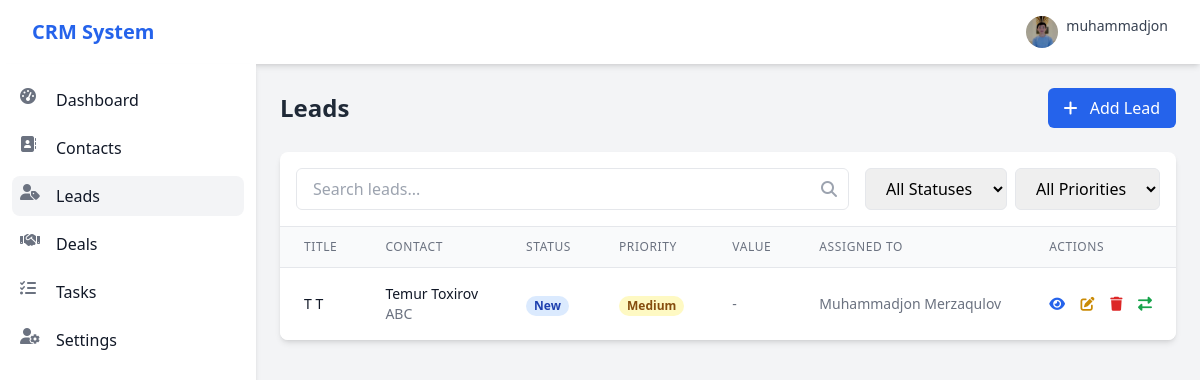
The app's page /leads/ (signed in) with its own data.
### accounts/models.py (models this page shows, shortened)
class Profile(models.Model):
    user = models.OneToOneField(User, on_delete=models.CASCADE)
    bio = models.TextField(max_length=500, blank=True)
    phone_number = models.CharField(max_length=20, blank=True)
    position = models.CharField(max_length=100, blank=True)
    profile_image = models.ImageField(upload_to='profile_pics', default='default.jpg')

### leads/models.py (models this page shows, shortened)
class Lead(models.Model):
    STATUS_CHOICES = [
        ('new', 'New'),
        ('contacted', 'Contacted'),
        ('qualified', 'Qualified'),
        ('unqualified', 'Unqualified'),
        ('converted', 'Converted'),
    ]
    PRIORITY_CHOICES = [
        ('low', 'Low'),
        ('medium', 'Medium'),
        ('high', 'High'),
    ]
    contact = models.ForeignKey(Contact, on_delete=models.CASCADE, related_name='leads')
    title = models.CharField(max_length=200)
    description = models.TextField(blank=True, null=True)
    status = models.CharField(max_length=20, choices=STATUS_CHOICES, default='new')
    priority = models.CharField(max_length=10, choices=PRIORITY_CHOICES, default='medium')
    estimated_value = models.DecimalField(max_digits=10, decimal_places=2, blank=True, null=True)
    assigned_to = models.ForeignKey(User, on_delete=models.SET_NULL, null=True, blank=True,
                                    related_name='assigned_leads')
    created_by = models.ForeignKey(User, on_delete=models.CASCADE, related_name='created_leads')
    created_at = models.DateTimeField(auto_now_add=True)
    updated_at = models.DateTimeField(auto_now=True)
    class Meta:
        ordering = ['-created_at']

### contacts/models.py (models this page shows, shortened)
class Contact(models.Model):
    LEAD_SOURCE_CHOICES = [
        ('website', 'Website'),
        ('referral', 'Referral'),
        ('social_media', 'Social Media'),
        ('email', 'Email Campaign'),
        ('other', 'Other'),
    ]
    first_name = models.CharField(max_length=100)
    last_name = models.CharField(max_length=100)
    email = models.EmailField(unique=True)
    phone = models.CharField(max_length=15, blank=True, null=True)
    company = models.CharField(max_length=100, blank=True, null=True)
    position = models.CharField(max_length=100, blank=True, null=True)
    address = models.TextField(blank=True, null=True)
    source = models.CharField(max_length=20, choices=LEAD_SOURCE_CHOICES, default='other')
    notes = models.TextField(blank=True, null=True)
    assigned_to = models.ForeignKey(User, on_delete=models.SET_NULL, null=True, blank=True,
                                    related_name='assigned_contacts')
    created_by = models.ForeignKey(User, on_delete=models.CASCADE, related_name='created_contacts')
    created_at = models.DateTimeField(auto_now_add=True)
    updated_at = models.DateTimeField(auto_now=True)
    class Meta:
        ordering = ['-created_at']

### leads/views.py (the view)
# urls.py: path('', views.lead_list, name='lead_list'),
@login_required
def lead_list(request):
    leads = Lead.objects.all()
    return render(request, 'leads/lead_list.html', {'leads': leads})

### templates/leads/lead_list.html (shortened to what this page needs)
{% extends 'base.html' %}
{% block content %}
<div class="container mx-auto">
    <div class="flex justify-between items-center mb-6">
        <h1 class="text-2xl font-semibold text-gray-800">Leads</h1>
        <a href="{% url 'lead_create' %}" class="bg-blue-600 hover:bg-blue-700 text-white font-medium py-2 px-4 rounded-md">
            <i class="fas fa-plus mr-2"></i> Add Lead
        </a>
    </div>
    <div class="bg-white shadow-md rounded-lg overflow-hidden">
        <div class="p-4 border-b">
            <div class="flex flex-col md:flex-row md:items-center md:justify-between gap-4">
                <div class="relative flex-grow">
                    <input type="text" id="search" placeholder="Search leads..." class="w-full px-4 py-2 border rounded-md focus:outline-none focus:ring-2 focus:ring-blue-500">
                    <div class="absolute inset-y-0 right-0 flex items-center pr-3 pointer-events-none">
                    </div>
                </div>
                <div class="flex flex-col sm:flex-row gap-2">
                    <select id="status-filter" class="px-4 py-2 border rounded-md focus:outline-none focus:ring-2 focus:ring-blue-500">
                        <option value="">All Statuses</option>
                    </select>
                    <select id="priority-filter" class="px-4 py-2 border rounded-md focus:outline-none focus:ring-2 focus:ring-blue-500">
                        <option value="">All Priorities</option>
                    </select>
                </div>
            </div>
        </div>
        {% if leads %}
            <div class="overflow-x-auto">
                <table class="min-w-full divide-y divide-gray-200">
                    <thead class="bg-gray-50">
                        <tr>
                            <th class="px-6 py-3 text-left text-xs font-medium text-gray-500 uppercase tracking-wider">Title</th>
                            <th class="px-6 py-3 text-left text-xs font-medium text-gray-500 uppercase tracking-wider">Contact</th>
                            <th class="px-6 py-3 text-left text-xs font-medium text-gray-500 uppercase tracking-wider">Status</th>
                            <th class="px-6 py-3 text-left text-xs font-medium text-gray-500 uppercase tracking-wider">Priority</th>
                            <th class="px-6 py-3 text-left text-xs font-medium text-gray-500 uppercase tracking-wider">Value</th>
                            <th class="px-6 py-3 text-left text-xs font-medium text-gray-500 uppercase tracking-wider">Assigned To</th>
                            <th class="px-6 py-3 text-left text-xs font-medium text-gray-500 uppercase tracking-wider">Actions</th>
                        </tr>
                    </thead>
                    <tbody class="bg-white divide-y divide-gray-200" id="leads-table-body">
                        {% for lead in leads %}
                            <tr class="lead-row"
                                data-title="{{ lead.title|lower }}"
                                data-status="{{ lead.status }}"
                                data-priority="{{ lead.priority }}">
                                <td class="px-6 py-4 whitespace-nowrap">
                                    <div class="text-sm font-medium text-gray-900">
                                        <a href="{% url 'lead_detail' lead.id %}">{{ lead.title }}</a>
                                    </div>
                                </td>
                                <td class="px-6 py-4 whitespace-nowrap">
                                    <div class="text-sm text-gray-900">
                                        <a href="{% url 'contact_detail' lead.contact.id %}">
                                            {{ lead.contact.first_name }} {{ lead.contact.last_name }}
                                        </a>
                                    </div>
                                    <div class="text-sm text-gray-500">{{ lead.contact.company|default:"-" }}</div>
                                </td>
                                <td class="px-6 py-4 whitespace-nowrap">
                                    <span class="px-2 inline-flex text-xs leading-5 font-semibold rounded-full
                                        {% if lead.status == 'new' %}bg-blue-100 text-blue-800
                                        {% elif lead.status == 'contacted' %}bg-yellow-100 text-yellow-800
                                        {% elif lead.status == 'qualified' %}bg-green-100 text-green-800
                                        {% elif lead.status == 'unqualified' %}bg-red-100 text-red-800
                                        {% elif lead.status == 'converted' %}bg-purple-100 text-purple-800
                                        {% endif %}">
                                        {{ lead.get_status_display }}
                                    </span>
                                </td>
                                <td class="px-6 py-4 whitespace-nowrap">
                                    <span class="px-2 inline-flex text-xs leading-5 font-semibold rounded-full
                                        {% if lead.priority == 'high' %}bg-red-100 text-red-800
                                        {% elif lead.priority == 'medium' %}bg-yellow-100 text-yellow-800
                                        {% elif lead.priority == 'low' %}bg-green-100 text-green-800
                                        {% endif %}">
                                        {{ lead.get_priority_display }}
                                    </span>
                                </td>
                                <td class="px-6 py-4 whitespace-nowrap text-sm text-gray-500">
                                    {% if lead.estimated_value %}
                                        ${{ lead.estimated_value }}
                                    {% else %}
                                        -
                                    {% endif %}
                                </td>
                                <td class="px-6 py-4 whitespace-nowrap text-sm text-gray-500">
                                    {% if lead.assigned_to %}
                                        {{ lead.assigned_to.get_full_name|default:lead.assigned_to.username }}
                                    {% else %}
                                        Unassigned
                                    {% endif %}
                                </td>
                                <td class="px-6 py-4 whitespace-nowrap text-sm font-medium">
                                    <a href="{% url 'lead_detail' lead.id %}" class="text-blue-600 hover:text-blue-900 mr-3" title="View">
                                        <i class="fas fa-eye"></i>
                                    </a>
                                    <a href="{% url 'lead_update' lead.id %}" class="text-yellow-600 hover:text-yellow-900 mr-3" title="Edit">
                                        <i class="fas fa-edit"></i>
                                    </a>
                                    <a href="{% url 'lead_delete' lead.id %}" class="text-red-600 hover:text-red-900 mr-3" title="Delete">
                                        <i class="fas fa-trash"></i>
                                    </a>
                                    {% if lead.status != 'converted' %}
                                        <a href="{% url 'lead_convert' lead.id %}" class="text-green-600 hover:text-green-900" title="Convert to Deal">
                                            <i class="fas fa-exchange-alt"></i>
                                        </a>
                                    {% endif %}
                                </td>
                            </tr>
                        {% endfor %}
                    </tbody>
                </table>
            </div>
        {% else %}
            <div class="p-6 text-center">
                <p class="text-gray-500">No leads found. <a href="{% url 'lead_create' %}" class="text-blue-600 hover:underline">Add your first lead</a>.</p>
            </div>
        {% endif %}
    </div>
</div>
{% endblock %}

### templates/includes/navbar.html (shortened to what this page needs)
<nav class="bg-white shadow-md">
    <div class="max-w-7xl mx-auto px-4 sm:px-6 lg:px-8">
        <div class="flex justify-between h-16">
            <div class="flex items-center">
                <div class="flex-shrink-0 flex items-center">
                    <a href="{% url 'dashboard' %}" class="text-xl font-bold text-blue-600">CRM System</a>
                </div>
            </div>
            <div class="flex items-center">
                <div class="ml-3 relative">
                    <div>
                        <button type="button" class="flex text-sm rounded-full focus:outline-none" id="user-menu-button" aria-expanded="false" aria-haspopup="true">
                            {% if user.profile.profile_image %}
                                <img class="h-8 w-8 rounded-full object-cover" src="{{ user.profile.profile_image.url }}" alt="{{ user.username }}">
                            {% else %}
                                <div class="h-8 w-8 rounded-full bg-blue-500 flex items-center justify-center text-white">
                                    {{ user.username|first|upper }}
                                </div>
                            {% endif %}
                            <span class="ml-2 text-gray-700 hidden sm:block">{{ user.username }}</span>
                        </button>
                    </div>
                </div>
            </div>
        </div>
    </div>
</nav>

### records on screen
Lead: title "T T", contact.first_name "Temur", contact.last_name "Toxirov", contact.company "ABC", status "New", priority "Medium", assigned_to.get_full_name "Muhammadjon Merzaqulov"

### other values on screen
{{ user.username }} "muhammadjon"
